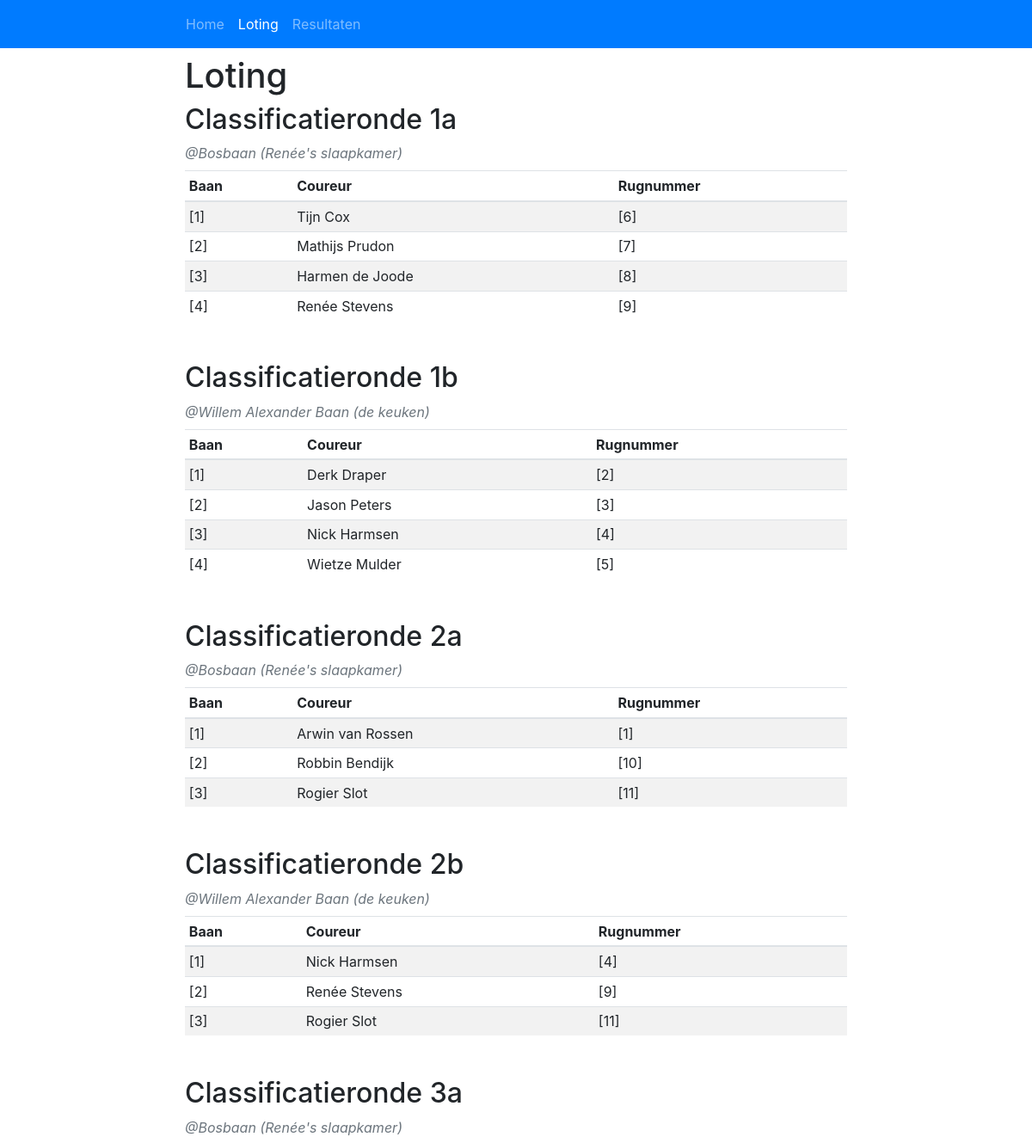
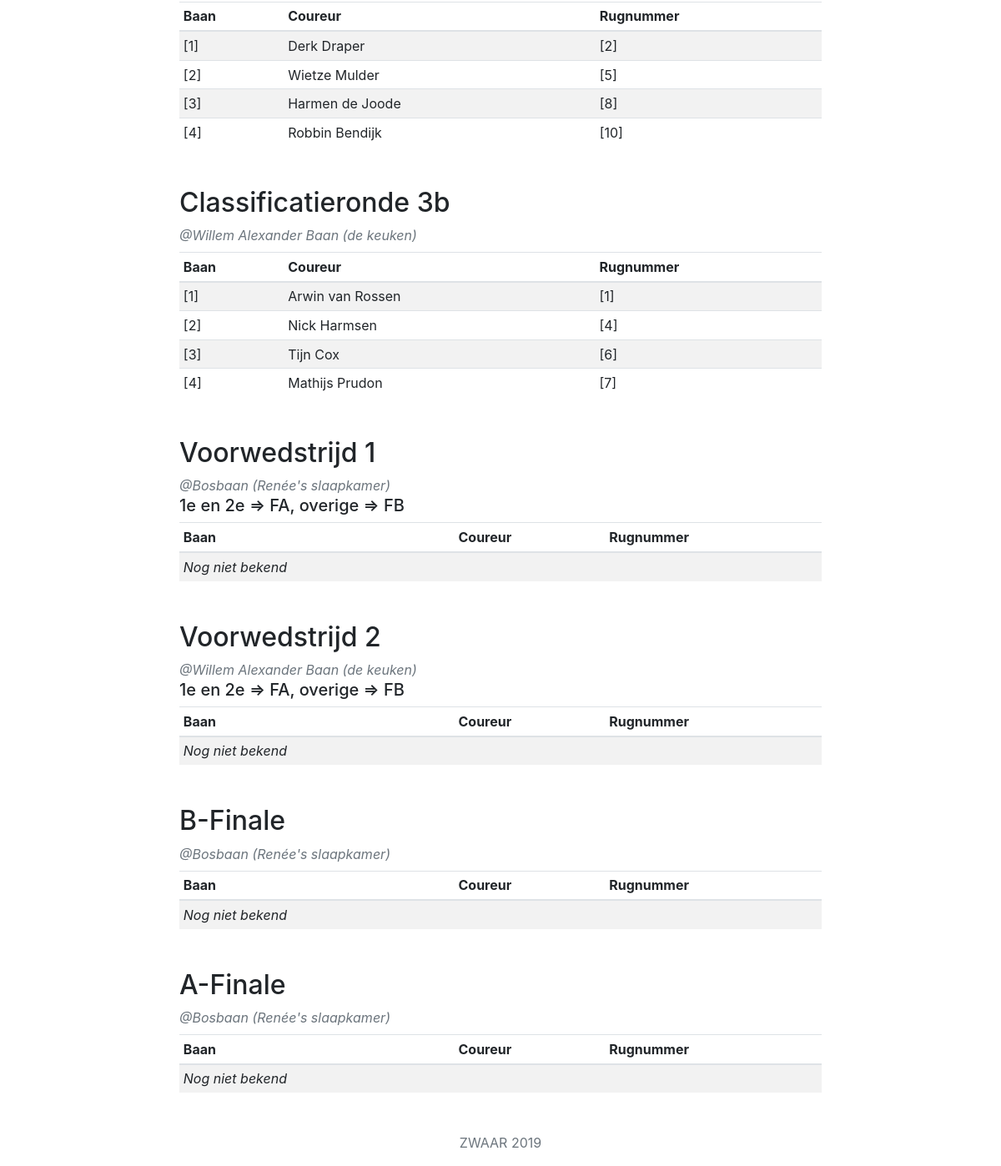
The page /loting on the database its author committed (2 pictures, top to bottom).
### timeteam/models.py (models this page shows)
class Race(models.Model):
    naam = models.CharField(max_length=200)
    wedstrijdbaan = models.ForeignKey(Wedstrijdbaan, on_delete=models.CASCADE, null=True, blank=True)
    promotie_code = models.CharField(blank=True,max_length=200)
    deelnemers = models.ManyToManyField(Coureur,blank=True)
    volgorde = models.IntegerField(default=10)
    def __str__(self):
        return self.naam
    class Meta:
        ordering = ['volgorde']

class Wedstrijdbaan(models.Model):
    naam = models.CharField(max_length=200)
    locatie = models.CharField(max_length=200)
    def __str__(self):
        return self.naam

class Coureur(models.Model):
    def number():
        no = Coureur.objects.count()
        if no == None:
            return 1
        else:
            return no + 1
    naam = models.CharField(max_length=200)
    email = models.EmailField(blank=True)
    rugnummer = models.IntegerField(unique=True,default=number)
    def __str__(self):
        return self.naam
    class Meta:
        ordering = ['rugnummer']

### timeteam/views.py (the view)
# urls.py: path('loting', timeteam.views.loting, name='loting'),
def loting(request):
    races = Race.objects.all()
    context = {'races': races}
    return render(request, 'timeteam/loting.html',context)

### templates/timeteam/loting.html
{% extends "base.html" %}
{% block content %}
<h1>Loting</h1>
{% for race in races %}
<h2>{{race}}</h2>
<span class="font-italic text-muted">@{{race.wedstrijdbaan}} ({{race.wedstrijdbaan.locatie}})</span>
<h5>{{race.promotie_code}}</h5>
<div class="table-responsive">
<table class="table table-sm table-striped mb-5">
	<thead>
		<tr>
			<th scope="col">Baan</th>
			<th scope="col">Coureur</th>
			<th scope="col">Rugnummer</th>
		</tr>
	</thead>
	<tbody>
		{% for coureur in race.deelnemers.all %}
		<tr>
			<td>[{{forloop.counter}}]</td>
			<td>{{coureur}}</td>
			<td>[{{coureur.rugnummer}}]</td>
		</tr>
		{% empty %}
			<tr>
				<td> <span class="font-italic">Nog niet bekend</spam> </td>
				<td></td>
				<td></td>
			</tr>
		{% endfor %}
	</tbody>
</table>
</div>
{% endfor %}
{% endblock content %}

### templates/base.html (shortened to what this page needs)
{% load static %}
<!DOCTYPE html>
<html>
	<head>
		<link rel="stylesheet" href="https://stackpath.bootstrapcdn.com/bootstrap/4.1.3/css/bootstrap.min.css">
	</head>
	<body>
	<nav class="navbar navbar-expand-lg navbar-dark bg-primary">
	  		<div class="collapse navbar-collapse mx-auto" id="navbarNav" style="max-width: 800px">
	    	<ul class="navbar-nav mx-2">
				<li class="nav-item {% if '/' == request.path %}active{% endif %}">
					<a class="nav-link" href="{% url 'index' %}">Home <span class="sr-only">(current)</span></a>
	      			</li>
					<li class="nav-item {% if 'loting' in request.path %}active{% endif %}">
					<a class="nav-link" href="{% url 'loting' %}">Loting</a>
	      		</li>
				<li class="nav-item {% if 'resultaten' in request.path %}active{% endif %}">
					<a class="nav-link" href="{% url 'resultaten' %}">Resultaten</a>
	      		</li>
	    	</ul>
	  </div>
	</nav>
	<div class="container pt-2" style="max-width: 800px">
		{% block content %}{% endblock content %}
		<p class="text-center text-muted">
			ZWAAR 2019
		</p>
	</div>
	</body>
</html>

### rows shown on the page
Race: naam "Classificatieronde 1a", wedstrijdbaan "Bosbaan", wedstrijdbaan.locatie "Renée's slaapkamer"
Coureur: naam "Tijn Cox", rugnummer "6"
Coureur: naam "Mathijs Prudon", rugnummer "7"
Coureur: naam "Harmen de Joode", rugnummer "8"
Coureur: naam "Renée Stevens", rugnummer "9"
Race: naam "Classificatieronde 1b", wedstrijdbaan "Willem Alexander Baan", wedstrijdbaan.locatie "de keuken"
Coureur: naam "Derk Draper", rugnummer "2"
Coureur: naam "Jason Peters", rugnummer "3"
Coureur: naam "Nick Harmsen", rugnummer "4"
Coureur: naam "Wietze Mulder", rugnummer "5"
Race: naam "Classificatieronde 2a", wedstrijdbaan "Bosbaan", wedstrijdbaan.locatie "Renée's slaapkamer"
Coureur: naam "Arwin van Rossen", rugnummer "1"
Coureur: naam "Robbin Bendijk", rugnummer "10"
Coureur: naam "Rogier Slot", rugnummer "11"
Race: naam "Classificatieronde 2b", wedstrijdbaan "Willem Alexander Baan", wedstrijdbaan.locatie "de keuken"
Race: naam "Classificatieronde 3a", wedstrijdbaan "Bosbaan", wedstrijdbaan.locatie "Renée's slaapkamer"
Race: naam "Classificatieronde 3b", wedstrijdbaan "Willem Alexander Baan", wedstrijdbaan.locatie "de keuken"
Race: naam "Voorwedstrijd 1", wedstrijdbaan "Bosbaan", wedstrijdbaan.locatie "Renée's slaapkamer", promotie_code "1e en 2e => FA, overige => FB"
Race: naam "Voorwedstrijd 2", wedstrijdbaan "Willem Alexander Baan", wedstrijdbaan.locatie "de keuken", promotie_code "1e en 2e => FA, overige => FB"
Race: naam "B-Finale", wedstrijdbaan "Bosbaan", wedstrijdbaan.locatie "Renée's slaapkamer"
Race: naam "A-Finale", wedstrijdbaan "Bosbaan", wedstrijdbaan.locatie "Renée's slaapkamer"
